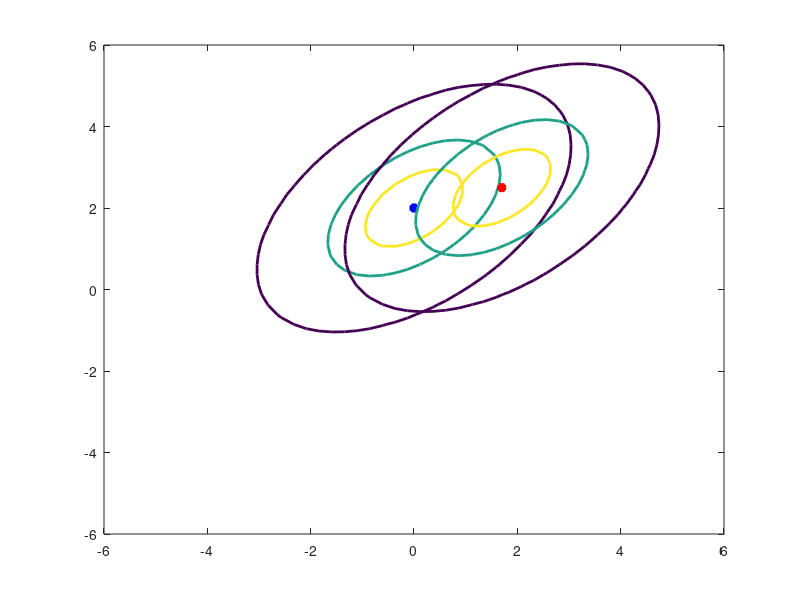

MATLAB code for this plot: (Note: this script raises an error after producing the figure.)
% QUESTION 1 =============================================
% Define two class pattern classification problem between 
% two gaussian, equal covariance, unequal mean distributions. 

% define the parameters of the distributions
C = [2 1; 1 2];
C1 = C; C2 = C;
m1 = [0;2];
m2 = [1.7;2.5];
N = 200;

% plot the contours
numGrid = 50;
xRange = linspace(-6.0, 6.0, numGrid); %linspeace = seq() in R
yRange = linspace(-6.0, 6.0, numGrid);

% initialising P1 and P2
P1 = zeros(numGrid, numGrid);
P2 = P1;

for i = 1:numGrid
    for j = 1:numGrid
        %loops through x,y coordinates (square numGrid x numGrid matrix)
        x = [yRange(j) xRange(i)]';
        % mvnpdf = multivariate normal probability density function
        % takes arguments, X,mu,sigma.
        % Records probability density value at each point
        P1(i,j) = mvnpdf(x', m1', C1);
        P2(i,j) = mvnpdf(x', m2', C2);
    end
end

% records maximum probability value
Pmax = max(max([P1 P2]));

%figure() creates window
% clf clears the current figure
figure(1), clf,
% draws contour lines from the probability density matrices for each
% probability value given. 
contour(xRange, yRange, P1, [0.1*Pmax 0.5*Pmax 0.8*Pmax], 'LineWidth', 2);
hold on
plot(m1(1), m1(2), 'b*', 'LineWidth', 4);
contour(xRange, yRange, P2, [0.1*Pmax 0.5*Pmax 0.8*Pmax], 'LineWidth', 2);
plot(m2(1), m2(2), 'r*', 'LineWidth', 4);

% QUESTION 2. ===============================================
% Generate the distributions. 
X1 = genGaussian(N,m1,C1);
X2 = genGaussian(N,m2,C2);

plot(X1(:,1),X1(:,2), 'bx', X2(:,1),X2(:,2), 'ro'); grid on

% QUESTION 3. ==============================================
% Compute Fisher Linear Discriminant direction

% computes difference in mean / difference in variance 
% = gradient of the projection line
wF = inv(C1+C2) * (m1-m2);
% plots fisher line through 0,0 (can be any inercept?)
xx = -6:0.1:6;
yy = xx * wF(2)/wF(1);
plot(xx,yy, 'r', 'LineWidth', 2);

% QUESTION 4. ==============================================
% Project the data onto the Fisher Discriminant directions and plot
% histograms of the distribution of projections. 

% project data onto line: 
% Linear projection = special case matrix transform Y = X*A, where A is a vector. (n-1 dimensional plane)
p1 = X1* wF;
p2 = X2 * wF;

% calculates range of projected data along the line. 
plo = min([p1; p2]);
phi = max([p1; p2]);
% returns position (nn) and value (xx) of hist
[nn1, xx1] = hist(p1);
[nn2, xx2] = hist(p2);
hhi = max([nn1 nn2]);
% plots histograms next to one another
figure(2), 
subplot(211), bar(xx1, nn1);
axis([plo phi 0 hhi]);
title('Distribution of Projections', 'FontSize', 16)
ylabel('Class 1', 'FontSize', 14)
subplot(212), bar(xx2, nn2);
axis([plo phi 0 hhi])
ylabel('Class 2', 'FontSize', 14)

% Question 5 ===================================================
%  Compute Reciever Operating Characteristic (ROC) curve. 

thmin = min([xx1 xx2]);
thmax = max( [xx1 xx2]);

rocResolution = 50; %number of bins when sampling ROC
thRange = linspace(thmin, thmax, rocResolution);
ROC = zeros(rocResolution, 2);
for jThreshold = 1:rocResolution %loop over each bin
    % Classify all values > threshold == class 1
    threshold = thRange(jThreshold);
    % True positive rate = % of dist1 values higher than threshold
    tPos = length(find(p1 > threshold))*100 / N;
    % False positive rate = % of dist2 values higher than threshold
    fPos = length(find(p2 > threshold))*100 / N;
    ROC(jThreshold,:) = [fPos tPos];
end

% plots values of true positive rate vs false positive rate
figure(3), clf,
plot(ROC(:,1), ROC(:,2), 'b', 'LineWidth', 2);
axis([0 100 0 100]);
grid on, hold on
% plot the null hypothesis (random guessing = 50%)
plot(0:100, 0:100, 'b-');
xlabel('False Positive', 'FontSize', 16)
ylabel('True Positive', 'FontSize', 16);
title('Receiver Operating Characteristic Curve', 'FontSize', 20);